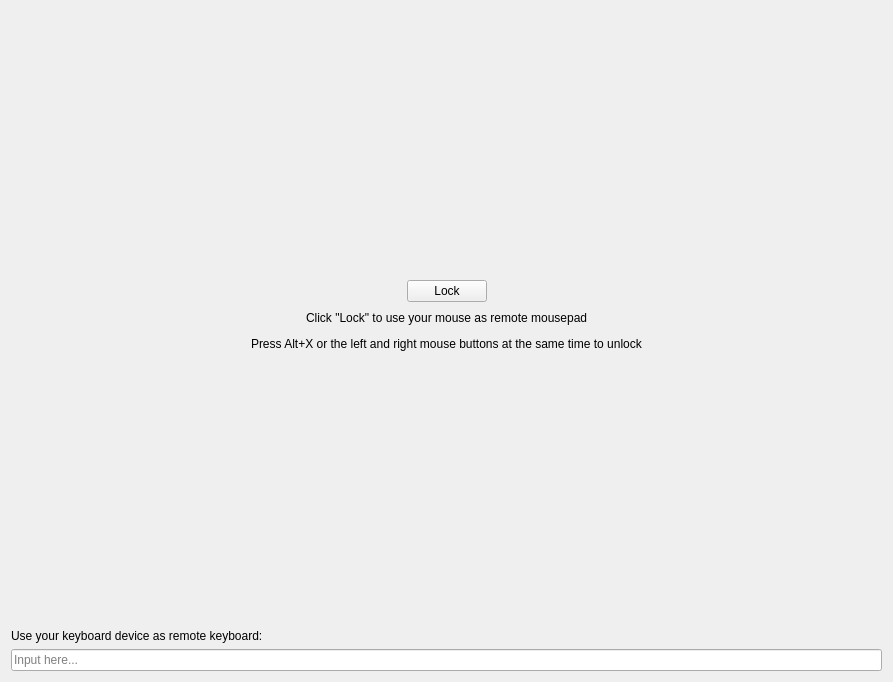
<?xml version="1.0" encoding="UTF-8"?>
<ui version="4.0">
 <class>RemoteInputPage</class>
 <widget class="QWidget" name="RemoteInputPage">
  <property name="geometry">
   <rect>
    <x>0</x>
    <y>0</y>
    <width>893</width>
    <height>682</height>
   </rect>
  </property>
  <property name="windowTitle">
   <string/>
  </property>
  <layout class="QVBoxLayout" name="verticalLayout">
   <item>
    <spacer name="verticalSpacer">
     <property name="orientation">
      <enum>Qt::Orientation::Vertical</enum>
     </property>
     <property name="sizeHint" stdset="0">
      <size>
       <width>20</width>
       <height>40</height>
      </size>
     </property>
    </spacer>
   </item>
   <item>
    <layout class="QHBoxLayout" name="horizontalLayout">
     <item>
      <spacer name="horizontalSpacer">
       <property name="orientation">
        <enum>Qt::Orientation::Horizontal</enum>
       </property>
       <property name="sizeHint" stdset="0">
        <size>
         <width>40</width>
         <height>20</height>
        </size>
       </property>
      </spacer>
     </item>
     <item>
      <widget class="QPushButton" name="lockMouseButton">
       <property name="text">
        <string>Lock</string>
       </property>
      </widget>
     </item>
     <item>
      <spacer name="horizontalSpacer_2">
       <property name="orientation">
        <enum>Qt::Orientation::Horizontal</enum>
       </property>
       <property name="sizeHint" stdset="0">
        <size>
         <width>40</width>
         <height>20</height>
        </size>
       </property>
      </spacer>
     </item>
    </layout>
   </item>
   <item>
    <layout class="QHBoxLayout" name="horizontalLayout_2">
     <item>
      <spacer name="horizontalSpacer_5">
       <property name="orientation">
        <enum>Qt::Orientation::Horizontal</enum>
       </property>
       <property name="sizeHint" stdset="0">
        <size>
         <width>40</width>
         <height>20</height>
        </size>
       </property>
      </spacer>
     </item>
     <item>
      <widget class="QLabel" name="lockTipsLabel">
       <property name="text">
        <string>Click &quot;Lock&quot; to use your mouse as remote mousepad</string>
       </property>
      </widget>
     </item>
     <item>
      <spacer name="horizontalSpacer_6">
       <property name="orientation">
        <enum>Qt::Orientation::Horizontal</enum>
       </property>
       <property name="sizeHint" stdset="0">
        <size>
         <width>40</width>
         <height>20</height>
        </size>
       </property>
      </spacer>
     </item>
    </layout>
   </item>
   <item>
    <layout class="QHBoxLayout" name="horizontalLayout_3">
     <item>
      <spacer name="horizontalSpacer_3">
       <property name="orientation">
        <enum>Qt::Orientation::Horizontal</enum>
       </property>
       <property name="sizeHint" stdset="0">
        <size>
         <width>40</width>
         <height>20</height>
        </size>
       </property>
      </spacer>
     </item>
     <item>
      <widget class="QLabel" name="unlockTipsLabel">
       <property name="text">
        <string>Press Alt+X or the left and right mouse buttons at the same time to unlock</string>
       </property>
      </widget>
     </item>
     <item>
      <spacer name="horizontalSpacer_4">
       <property name="orientation">
        <enum>Qt::Orientation::Horizontal</enum>
       </property>
       <property name="sizeHint" stdset="0">
        <size>
         <width>40</width>
         <height>20</height>
        </size>
       </property>
      </spacer>
     </item>
    </layout>
   </item>
   <item>
    <spacer name="verticalSpacer_2">
     <property name="orientation">
      <enum>Qt::Orientation::Vertical</enum>
     </property>
     <property name="sizeHint" stdset="0">
      <size>
       <width>20</width>
       <height>40</height>
      </size>
     </property>
    </spacer>
   </item>
   <item>
    <layout class="QHBoxLayout" name="horizontalLayout_5">
     <item>
      <widget class="QLabel" name="remoteKeyboardTipsLabel">
       <property name="text">
        <string>Use your keyboard device as remote keyboard:</string>
       </property>
      </widget>
     </item>
    </layout>
   </item>
   <item>
    <layout class="QHBoxLayout" name="horizontalLayout_4">
     <item>
      <widget class="QLineEdit" name="realtimeInputEdit">
       <property name="placeholderText">
        <string>Input here...</string>
       </property>
      </widget>
     </item>
    </layout>
   </item>
  </layout>
 </widget>
 <resources/>
 <connections/>
</ui>
